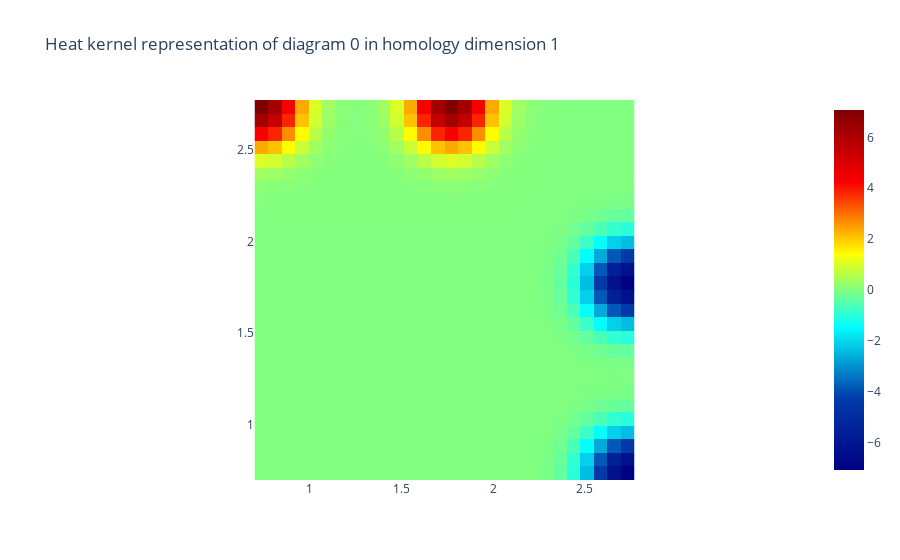

Notebook code for this chart:
### Code cell
from gtda.diagrams import HeatKernel
heat = HeatKernel(sigma=.15, n_bins=28, n_jobs=-1) 
im8_heat = heat.fit_transform(im8_scaled) # Visualise the heat kernel for H1 
heat.plot(im8_heat, homology_dimension_idx=1, colorscale='jet')

### Figure 1 — Plotly figure (JSON) as saved in the notebook; plotly's stock layout.template omitted (floating-point values rounded to 4 significant figures; data arrays with more than 128 entries replaced by an {"elided": "..."} marker saying what was removed)
{"data": [{"colorscale": [[0, "rgb(0,0,131)"], [0.2, "rgb(0,60,170)"], [0.4, "rgb(5,255,255)"], [0.6, "rgb(255,255,0)"], [0.8, "rgb(250,0,0)"], [1, "rgb(128,0,0)"]], "type": "heatmap", "x": [0.735, 0.8091, 0.8832, 0.9572, 1.031, 1.105, 1.179, 1.254, 1.328, 1.402, 1.476, 1.55, 1.624, 1.698, 1.772, 1.846, 1.92, 1.994, 2.068, 2.142, 2.216, 2.291, 2.365, 2.439, 2.513, 2.587, 2.661, 2.735], "y": [2.735, 2.661, 2.587, 2.513, 2.439, 2.365, 2.291, 2.216, 2.142, 2.068, 1.994, 1.92, 1.846, 1.772, 1.698, 1.624, 1.55, 1.476, 1.402, 1.328, 1.254, 1.179, 1.105, 1.031, 0.9572, 0.8832, 0.8091, 0.735], "z": {"elided": "28x28 float values"}}], "layout": {"plot_bgcolor": "white", "title": {"text": "Heat kernel representation of diagram 0 in homology dimension 1"}, "xaxis": {"constrain": "domain", "scaleanchor": "y"}, "yaxis": {"autorange": true, "constrain": "domain"}}}
